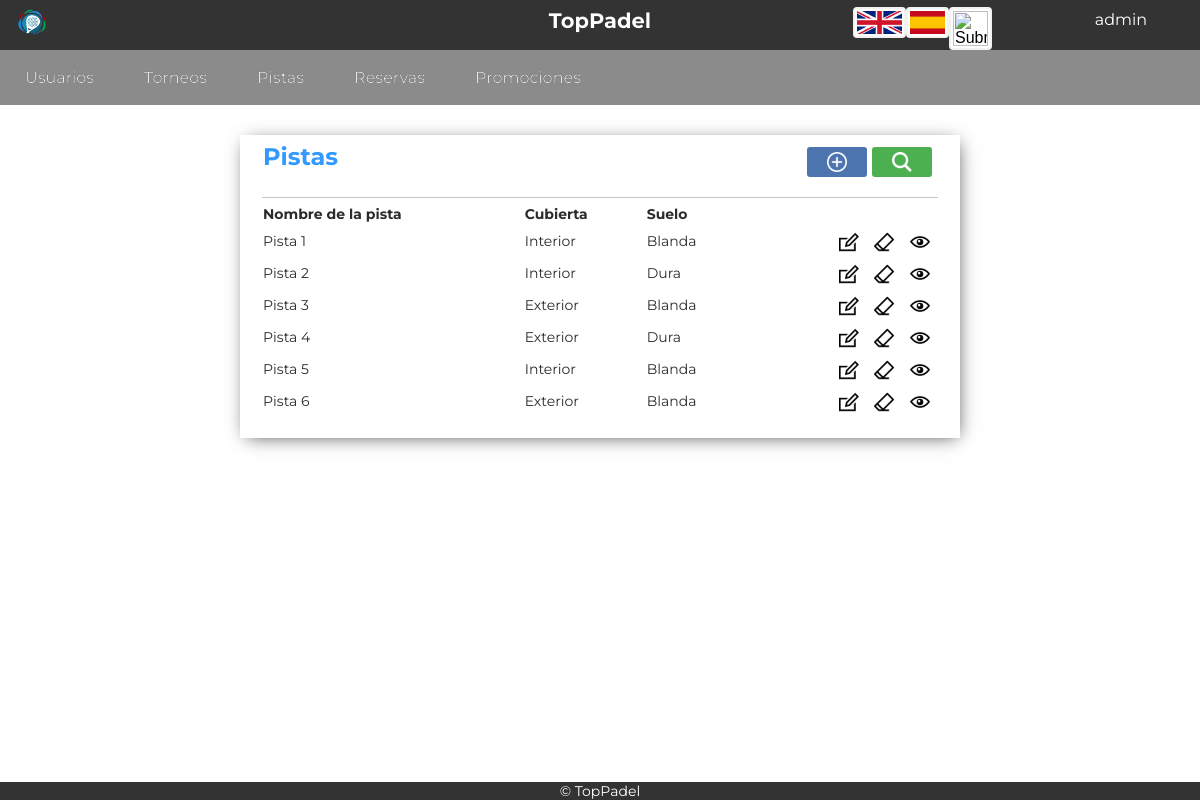
Screenshot of /Controllers/Pistas_Controller.php (signed in) with the database file from the repository.
### tables this page shows
CREATE TABLE `pista` (
  `ID_Pista` tinyint(5) NOT NULL,
  `Nombre_Pista` varchar(45) NOT NULL,
  `techo` enum('Interior','Exterior') NOT NULL,
  `suelo` enum('Blanda','Dura') NOT NULL
);

### Models/Pistas_Model.php (called while the page is built, shortened)
<?php
class Pistas_Model {
	var $ID_Pista;
	var $Nombre_Pista;
	var $techo;
	var $suelo;
function __construct($ID_Pista,$Nombre_Pista,$techo,$suelo){
	$this->ID_Pista = $ID_Pista;
	$this->Nombre_Pista = $Nombre_Pista;
	$this->techo = $techo;
	$this->suelo = $suelo;
	include_once 'Access_DB.php';
	$this->mysqli = ConnectDB();
}
function search(){
	     $sql = "SELECT *
       			FROM pista
    			WHERE
    				(
					(`ID_Pista` LIKE '%$this->ID_Pista%')	&&
	 				(`Nombre_Pista` LIKE '%$this->Nombre_Pista%') &&
					(`techo` LIKE '%$this->techo%') &&
					(`suelo` LIKE '%$this->suelo%')
    				)";
    if (!($resultado = $this->mysqli->query($sql))){
		return 'Error en la búsqueda';
	}
    else{
		return $resultado;
	}
}
}
?>

### Models/Access_DB.php (called while the page is built)
<?php
function ConnectDB()
{
    $mysqli = new mysqli("localhost", "todolist", "todolist", "todolist");
	if ($mysqli->connect_errno) {
		include './MESSAGE.php';
		new MESSAGE("Fallo al conectar a MySQL: (" . $mysqli->connect_errno . ") " . $mysqli->connect_error, './index.php');
		return false;
	}
	else{
		return $mysqli;
	}
}
?>

### Views/Pistas_SHOWALL_View.php (the view, shortened to what this page needs)
<?php
include '../Views/Header.php';
if(isset($_SESSION['tipo'])){
	if($_SESSION['tipo']=='ADMIN'){
 class Pistas_SHOWALL{
	var $datos;
	function __construct($datos,$enlace){
		$this -> datos = $datos;
		$this -> pinta();
	}
	function pinta(){
?>
        <div class="showall">
            <table class="showAllUsers">
				<tr><th class="title" colspan="4"><?php echo $strings['Pistas']; ?>
				<form class="tableActions" action="../Controllers/Pistas_Controller.php" method="">
				<button class="buscar-little" name="action" value="Confirmar_SEARCH1" type="submit"></button>
				<button class="anadir-little"  name="action" value="Confirmar_ADD1" type="submit"></button>
				</form></th></tr>
				<tr>
					<th><?php echo $strings['Nombre de la pista']; ?></th>
					<th><?php echo $strings['Cubierta']; ?></th>
					<th><?php echo $strings['Suelo']; ?></th>
					<th></th>
				</tr>
			<?php
				while($fila = $this ->datos->fetch_array()){
			?>
				<tr>
					<form action="../Controllers/Pistas_Controller.php" method="post" name="action" >
						<td><?php echo $fila['Nombre_Pista']; ?></td>
						<td><?php if($fila['techo']=='Interior')
									echo $strings['Interior'];
								else echo $strings ['Exterior'];
						 ?></td>
						<td><?php if($fila['suelo']=='Blanda')
									echo $strings['Blanda'];
								else echo $strings ['Dura'];
						 ?></td>
						<td style="text-align:right">
							<button class="editar" name="action" value="Confirmar_EDIT1" type="submit"></button>
							<button class="borrar" name="action" value="Confirmar_DELETE1" type="submit"></button>
							<button class="add" name="action" value="Confirmar_SHOWCURRENT" type="submit"></button>
						</td>
					</form>
				</tr>
			<?php
				}
			?>
            </table>
        </div>
<?php
    }
}
?>
<footer>
	<?php include '../Views/Footer.php'; ?>
	<?php
    }
}
?>

### Views/css/style.css (style rules this page uses)
form { font-size:14px; color:#2b2b2b; width:50%; margin-left:auto; margin-right:auto; margin-top:50px; padding: 20px 40px 20px 20px; box-shadow: 2px 3px 18px -5px rgba(0,0,0,0.75); }
.showAllUsers { font-size:14px; color:#2b2b2b; width:60%; margin-left:auto; margin-right:auto; margin-top:30px; margin-bottom: 35px; padding: 0px 20px 20px 20px; box-shadow: 2px 3px 18px -5px rgba(0,0,0,0.75); }
.title { text-align:left; font-size:24px; font-weight:bold; border-bottom: 1px solid rgba(114, 114, 114, 0.411); color:#39F; padding-bottom: 20px; }
th { padding-top: 5px; text-align: left; }
button { background-size: 20px 20px; background-position: center; background-repeat: no-repeat; margin-top: 25px; margin-right: 30px; border: none; color: white; padding: 20px 35px; text-align: center; font-size: 16px; cursor: pointer; border-radius: 3px; background-color:green; }
.buscar-little { vertical-align: text-bottom; float: right; margin-top: 5px; margin-right: 5px; padding: 15px 30px; background-image: url(../img/buscar.png); background-color: #4CAF50; }
.anadir-little { vertical-align: text-bottom; float: right; margin-top: 5px; margin-right: 5px; padding: 15px 30px; background-image: url(../img/anadir.png); background-color: rgb(76, 116, 175); }
.editar { background-image: url(../img/editar.png); background-color: Transparent; background-repeat:no-repeat; border: none; cursor:pointer; overflow: hidden; outline:none; margin-top: 5px; margin-right: 2px; padding: 10px 15px; margin-bottom: 3px; }
.borrar { background-image: url(../img/borrar.png); background-color: Transparent; background-repeat:no-repeat; border: none; cursor:pointer; overflow: hidden; outline:none; margin-top: 5px; margin-right: 2px; padding: 10px 15px; margin-bottom: 3px; }
.add { background-image: url(../img/ver.png); background-color: Transparent; background-repeat:no-repeat; border: none; cursor:pointer; overflow: hidden; outline:none; margin-top: 5px; margin-right: 2px; padding: 10px 15px; margin-bottom: 3px; }
.tableActions { display: contents; }

### rows the page displays
pista: Nombre_Pista "Pista 1"
pista: Nombre_Pista "Pista 2"
pista: Nombre_Pista "Pista 3"
pista: Nombre_Pista "Pista 4"
pista: Nombre_Pista "Pista 5"
pista: Nombre_Pista "Pista 6"

### other values shown
$_SESSION['login'] "admin"
$strings['Usuarios'] "Usuarios"
$strings['Torneos'] "Torneos"
$strings['Pistas'] "Pistas"
$strings['Reservas'] "Reservas"
$strings['Promociones'] "Promociones"
$strings['Nombre de la pista'] "Nombre de la pista"
$strings['Cubierta'] "Cubierta"
$strings['Suelo'] "Suelo"
